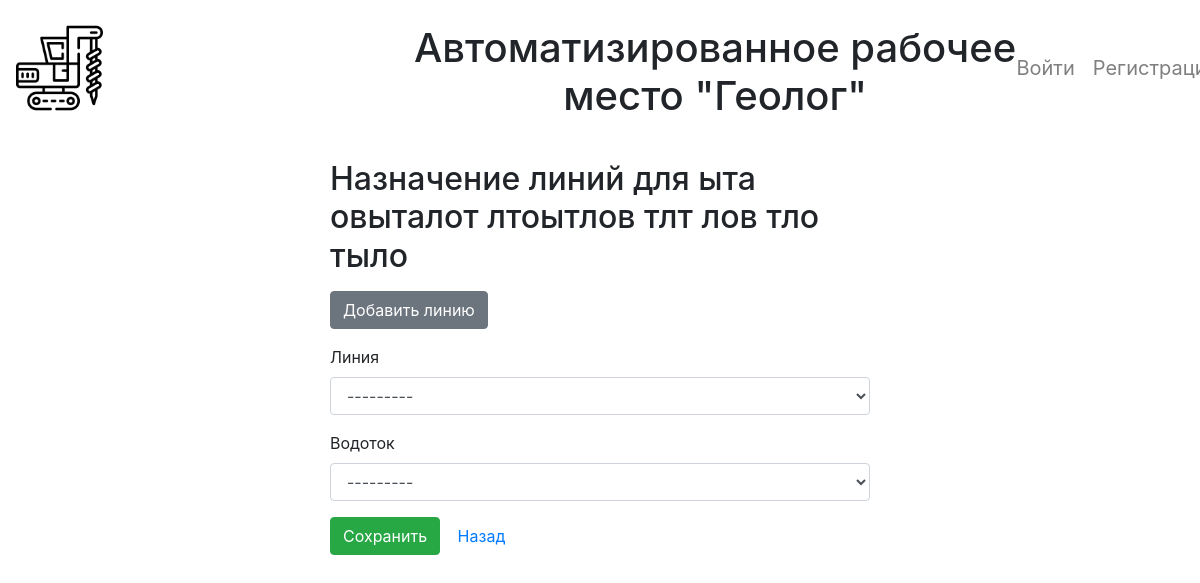
Before: /objects/set_lines/1 with the older database file.
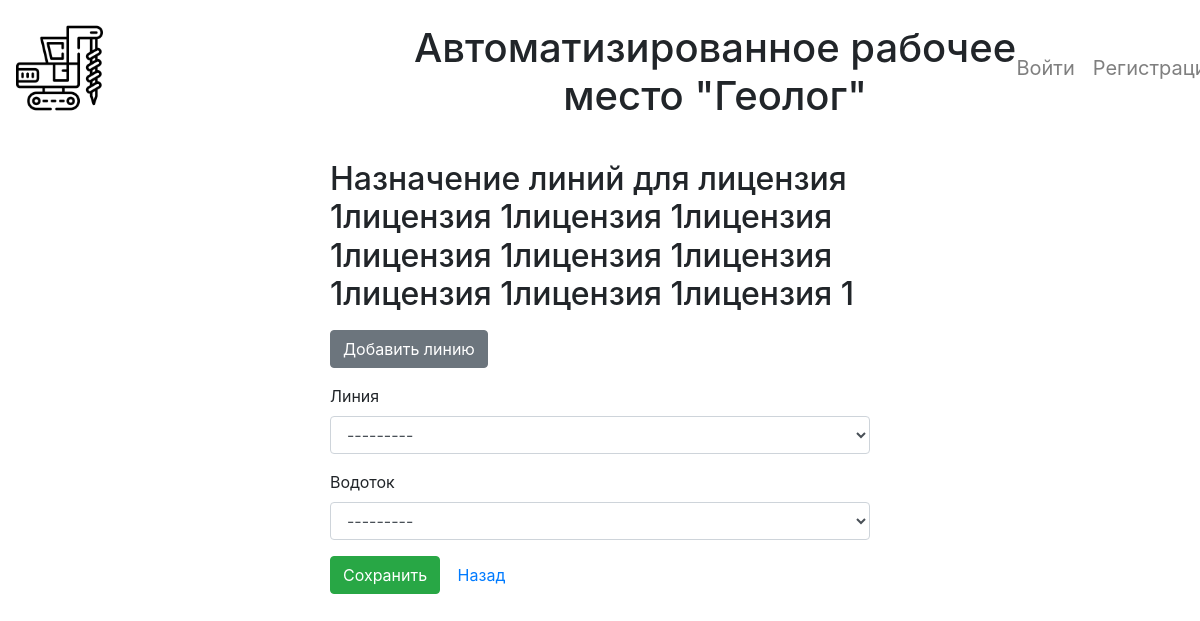
After: the same page with the newer database file.
### main/models.py (models this page shows, shortened)
class License(models.Model):
    short_name = models.CharField("Наименование", max_length=255)
    name = models.TextField("Полное наименование")
    geologist = models.ForeignKey(CustomUser, related_name='geologist_id', on_delete=models.SET_NULL, verbose_name="Геолог", null=True)
    status = models.ForeignKey(LicenseStatus, on_delete=models.CASCADE, verbose_name="Статус")
    used_enginery = models.TextField("Используемая техника", null=True, default="Не назначено")
    mbu = models.ForeignKey(CustomUser, related_name='mbu_id', on_delete=models.SET_NULL, verbose_name="МБУ", null=True)
    pmbou = models.ForeignKey(CustomUser, related_name='pmbou_id', on_delete=models.SET_NULL, verbose_name="ПМБУ", null=True)
    watercourses = models.ManyToManyField(WaterCourse, through='LicenseWaterCourse', through_fields=('license', 'watercourse'), verbose_name="Водотоки", blank=True)
    lines = models.ManyToManyField(Line, through='LineLicenseWaterCourse', through_fields=('license', 'line'), verbose_name="Водотоки", blank=True)
    comment = models.TextField("Комментарий", null=True, blank=True)
    created_at = models.DateTimeField("Дата создания", auto_now_add=True)
    updated_at = models.DateTimeField("Дата обновления", auto_now=True)
    class Meta:
        verbose_name = "Лицензия"
        verbose_name_plural = "Лицензии"

### main/views.py (the view, shortened to what this page needs)
# urls.py: path('objects/set_lines/<int:pk>', views.LineLicenseWaterCourseCreateView.as_view(), name='line_license_watercourse_add'),
class LineLicenseWaterCourseCreateView(CreateView):
    template_name = "main/objects/lines_watercourses_licenses/new.html"
    model = models.LineLicenseWaterCourse
    form_class = forms.LineLicenseWaterCourseCreateForm
    def get_context_data(self, **kwargs):
        context = super().get_context_data(**kwargs)
        license_id = self.kwargs.get("pk")
        context['license_id'] = license_id
        context['license_name'] = models.License.objects.get(pk=license_id).name
        return context

### main/forms.py
class LineLicenseWaterCourseCreateForm(forms.ModelForm):
    class Meta:
        model = models.LineLicenseWaterCourse
        fields = '__all__'

### main/models.py (called while the page is built)
    def __str__(self):
        return self.name

    def __str__(self):
        return self.name

### templates/main/objects/lines_watercourses_licenses/new.html (shortened to what this page needs)
{% extends "layout.html" %}
{% block content %}
{% load widget_tweaks %}
    <div class="col-12">
        <div class="row justify-content-center">
        <div class="col-md-6">
            <h2>Назначение линий для {{ license_name }}</h2>
            <form method="post">
                <div class="form-group">
                    <a href="/lines/add" class="btn btn-secondary mt-2">Добавить линию</a>
                </div>
                {% for field in form.visible_fields %}
                    {% if field.name == 'license' %}
                        <div class="form-group">
                            <input type="hidden" name="license" value="{{ license_id }}">
                            {% for error in field.errors %}
                                <span class="help-block text-danger">{{ error }}</span>
                            {% endfor %}
                        </div>
                    {% else %}
                        <div class="form-group">
                            <label for="{{ field.id_for_label }}">{{ field.label }}</label>
                            {% render_field field class="form-control" placeholder=field.label %}
                        </div>
                    {% endif %}
                {% endfor %}
                <div class="form-group">
                    <button type="submit" class="btn btn-success">
                     Сохранить
                    </button>
                    <a href="{{request.META.HTTP_REFERER}}" class="btn btn-default">Назад</a>
                </div>
            </form>
        </div>
        </div>
    </div>
{% endblock %}

Changed rows visible on the page:
changed License: name "ыта овыталот лтоытлов тлт лов тло тыло" → "лицензия 1лицензия 1лицензия 1лицензия 1лицензия 1лицензия 1лицензия 1лицензия 1лицензия 1лицензия 1"
